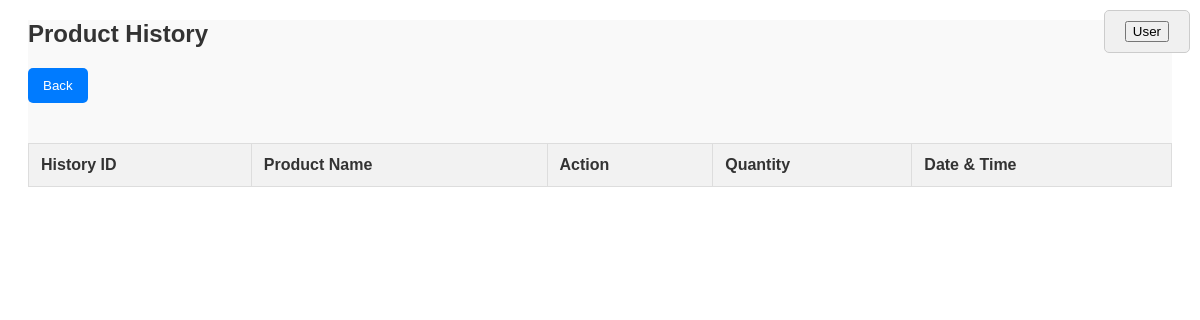
Before: /Product_History_All.php with the older database file.
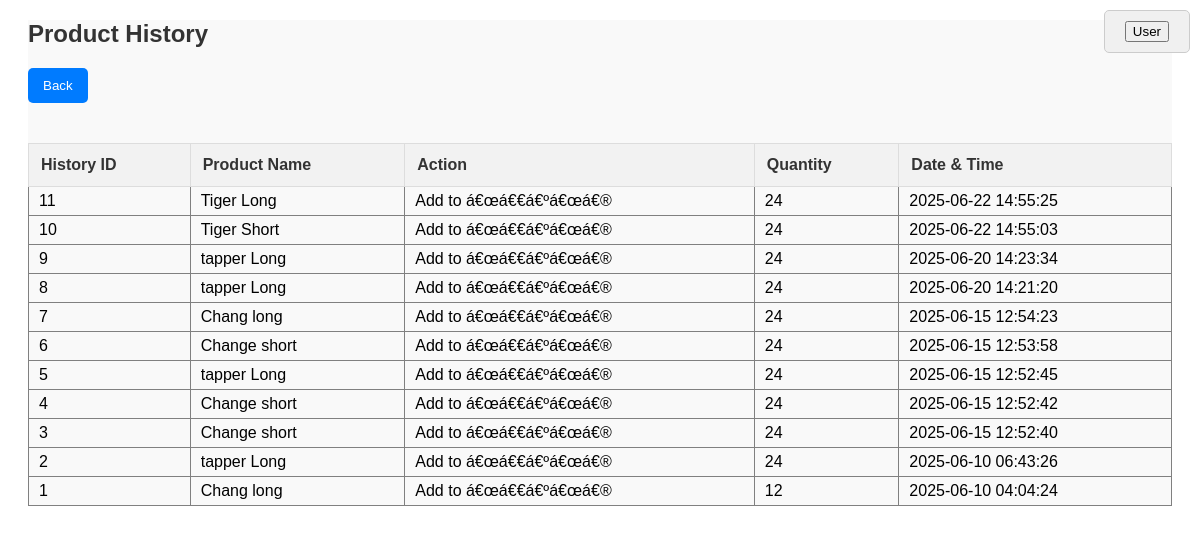
After: the same page with the newer database file.
### tables this page shows
CREATE TABLE `product_history` (
  `history_id` int(11) NOT NULL,
  `product_id` int(11) NOT NULL,
  `action` varchar(50) NOT NULL,
  `quantity` int(11) NOT NULL,
  `date_time` timestamp NOT NULL DEFAULT current_timestamp()
);

CREATE TABLE `product` (
  `Product_ID` int(11) NOT NULL,
  `Product_Name` varchar(100) NOT NULL,
  `Barcode` varchar(100) NOT NULL,
  `Quantity` int(11) NOT NULL,
  `Link_To_CTN` int(11) NOT NULL,
  `Buy_Price` int(11) NOT NULL,
  `Sell_Price` int(11) NOT NULL
);

### Product_History_All.php (the view, shortened to what this page needs)
<?php
include('Config.php');
if (empty($_SESSION['Username'])) {
    include('user_navbar.php');
} else {
    include('Navbar.php');
}
$query = "SELECT ph.history_id, ph.product_id, ph.action, ph.quantity, ph.date_time, p.Product_Name
          FROM product_history ph
          JOIN product p ON ph.product_id = p.Product_ID
          ORDER BY ph.date_time DESC";
$result = mysqli_query($connection, $query);
?>
<!DOCTYPE html>
<html>
<head>
    <link rel="stylesheet" type="text/css" href="Sale_list.css">
</head>
<body>
    <div class="body">
    <h2>Product History</h2>
    <button onclick="window.location.href='Product_List_Latkar.php'">Back</button>
    <table>
        <thead>
            <tr>
                <th>History ID</th>
                <th>Product Name</th>
                <th>Action</th>
                <th>Quantity</th>
                <th>Date & Time</th>
            </tr>
        </thead>
        <tbody>
            <?php
            while ($row = mysqli_fetch_assoc($result)) {
                echo "<tr>";
                echo "<td>" . htmlspecialchars($row['history_id']) . "</td>";
                echo "<td>" . htmlspecialchars($row['Product_Name']) . "</td>";
                echo "<td>" . htmlspecialchars($row['action']) . "</td>";
                echo "<td>" . htmlspecialchars($row['quantity']) . "</td>";
                echo "<td>" . htmlspecialchars($row['date_time']) . "</td>";
                echo "</tr>";
            }
            ?>
        </tbody>
    </table>
    </div>
</body>
</html>

### user_navbar.php (shortened to what this page needs)
<!DOCTYPE html>
<html>
<head>
</head>
<body>
            <nav id="userNav">
                <?php if (empty($_SESSION['Username'])) : ?>
                    <input type="submit" value="User" onclick="window.location.href='login.html';">
                <?php else : ?>
                    Admin
                <?php endif; ?>
            </nav>
</body>
</html>

### Sale_list.css (style rules this page uses)
table { width:100%; }
table tr td { padding:5px 10px 5px 10px; border:1px solid grey; }

### user_navbar.php (style rules this page uses)
body { font-family: Arial, sans-serif; }
#userNav { position: fixed; top: 10px; right: 10px; background-color: #f0f0f0; padding: 10px 20px; border: 1px solid #ccc; border-radius: 5px; z-index: 1000; }

### Product_History_All.php (style rules this page uses)
.body { font-family: Arial, sans-serif; background-color: #f9f9f9; margin: 20px; }
h2 { color: #333; }
button { padding: 10px 15px; background-color: #007BFF; color: white; border: none; border-radius: 5px; cursor: pointer; margin-bottom: 20px; }
table { width: 100%; border-collapse: collapse; margin-top: 20px; }
th, td { padding: 12px; text-align: left; border: 1px solid #ddd; }
th { background-color: #f2f2f2; color: #333; }
tr:nth-child(even) { background-color: #f9f9f9; }

Changed rows visible on the page:
added product_history: history_id "11", product.Product_Name "Tiger Long", action "Add to á€œá€€á€ºá€œá€®", quantity "24", date_time "2025-06-22 14:55:25"
added product_history: history_id "10", product.Product_Name "Tiger Short", action "Add to á€œá€€á€ºá€œá€®", quantity "24", date_time "2025-06-22 14:55:03"
added product_history: history_id "9", product.Product_Name "tapper Long", action "Add to á€œá€€á€ºá€œá€®", quantity "24", date_time "2025-06-20 14:23:34"
added product_history: history_id "8", product.Product_Name "tapper Long", action "Add to á€œá€€á€ºá€œá€®", quantity "24", date_time "2025-06-20 14:21:20"
added product_history: history_id "7", product.Product_Name "Chang long", action "Add to á€œá€€á€ºá€œá€®", quantity "24", date_time "2025-06-15 12:54:23"
added product_history: history_id "6", product.Product_Name "Change short", action "Add to á€œá€€á€ºá€œá€®", quantity "24", date_time "2025-06-15 12:53:58"
added product_history: history_id "5", product.Product_Name "tapper Long", action "Add to á€œá€€á€ºá€œá€®", quantity "24", date_time "2025-06-15 12:52:45"
added product_history: history_id "4", product.Product_Name "Change short", action "Add to á€œá€€á€ºá€œá€®", quantity "24", date_time "2025-06-15 12:52:42"
added product_history: history_id "3", product.Product_Name "Change short", action "Add to á€œá€€á€ºá€œá€®", quantity "24", date_time "2025-06-15 12:52:40"
added product_history: history_id "2", product.Product_Name "tapper Long", action "Add to á€œá€€á€ºá€œá€®", quantity "24", date_time "2025-06-10 06:43:26"
added product_history: history_id "1", product.Product_Name "Chang long", action "Add to á€œá€€á€ºá€œá€®", quantity "12", date_time "2025-06-10 04:04:24"
